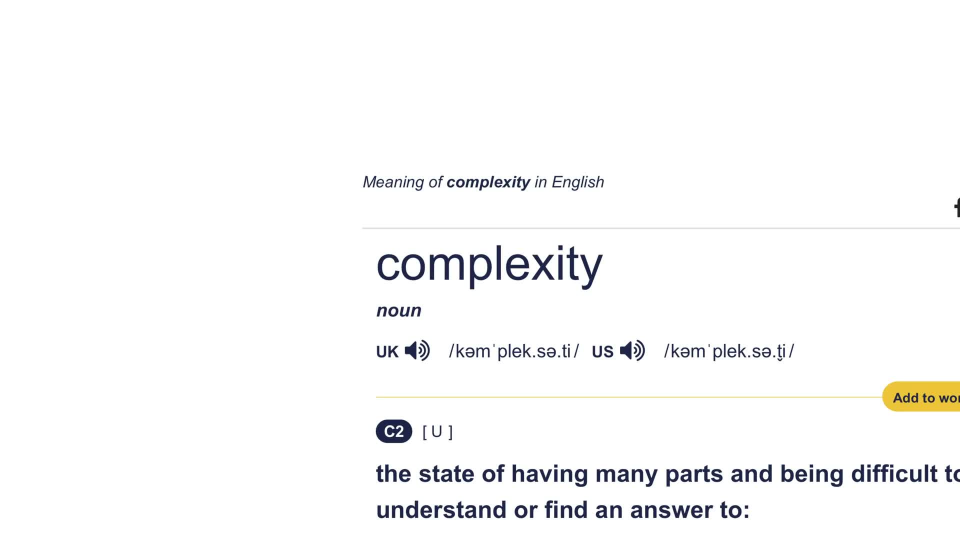
#> input picture ktou_video_ingest/high_fps_frame_0001.jpg, 1920 x 1080 px (shown at 1/2 size)
$ python -i generate_visual_audit_dashboard.py   (imports and definitions only)
#> lines starting #> are read from the running program, lines starting #| are printed output that depends on the picture
import os
import json
import cv2
import numpy as np

REPORT_PATH = "out/qa_report.json"
DASHBOARD_PATH = "out/visual_audit_dashboard.html"
HEATMAP_DIR = "out/stills/heatmaps"
# [1 line not run here, left out]

def generate_heatmap_overlay(img_path, output_path):
#> called with output_path = 'out.png'
    img_bgr = cv2.imread(img_path)
#> img_bgr is the input picture: shape (1080, 1920, 3); mean B, G, R 249.3, 249.3, 249.3
    if img_bgr is None:
        return
    h, w, _ = img_bgr.shape
#> h = 1080; w = 1920
    gray = cv2.cvtColor(img_bgr, cv2.COLOR_BGR2GRAY)

    # Generate Saliency Heatmap
    resized = cv2.resize(gray, (256, 256)).astype(np.float32)
    fft = np.fft.fft2(resized)
    mag = np.abs(fft)
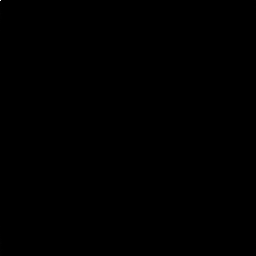
#> mag: shape (256, 256) float64; min 21.21, max 16336211, mean 5308; drawn with min black and max white
    phase = np.angle(fft)
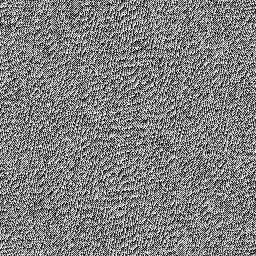
#> phase: shape (256, 256) float64; min -3.14, max 3.14, mean 4.79e-05; drawn with min black and max white
    log_mag = np.log(mag + 1e-6)

    kernel = np.ones((3, 3), np.float32) / 9.0
    avg_log_mag = cv2.filter2D(log_mag, -1, kernel)
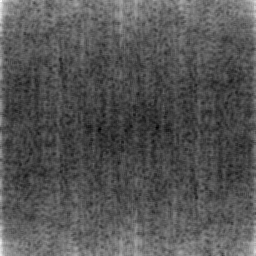
#> avg_log_mag: shape (256, 256) float64; min 6.23, max 12.1, mean 8.19; drawn with min black and max white
    spectral_residual = log_mag - avg_log_mag
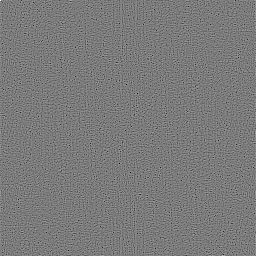
#> spectral_residual: shape (256, 256) float64; min -4.51, max 4.87, mean 0.00151; drawn with min black and max white

    exp_sr = np.exp(spectral_residual)
    inv_fft = np.fft.ifft2(exp_sr * (np.cos(phase) + 1j * np.sin(phase)))
    saliency_map = np.abs(inv_fft) ** 2
    saliency_map = cv2.GaussianBlur(saliency_map, (9, 9), 2.5)
    saliency_map = cv2.resize(saliency_map, (w, h))
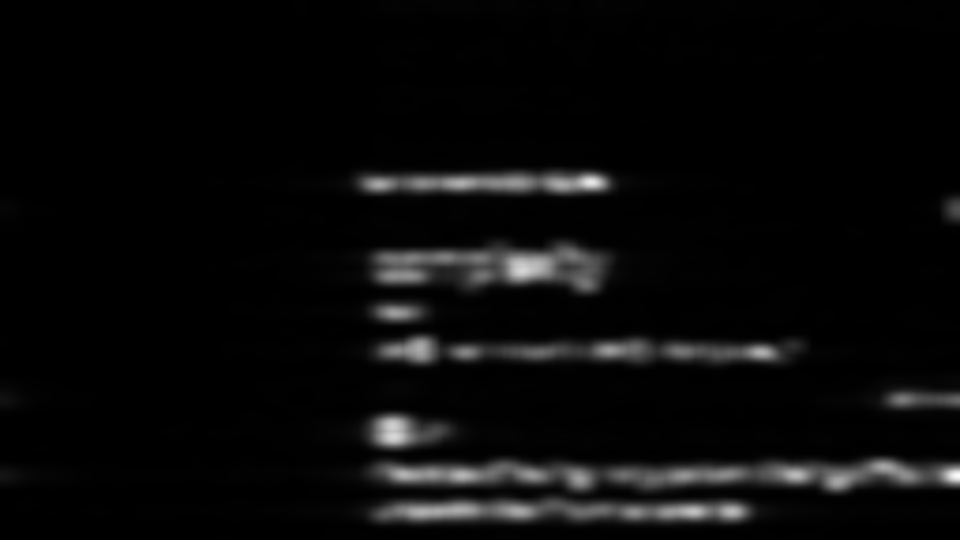
#> saliency_map: shape (1080, 1920) float64 (shown at 1/2 size); min 3.08e-06, max 0.000642, mean 2.85e-05; drawn with min black and max white
    saliency_norm = ((saliency_map - saliency_map.min()) / (saliency_map.max() - saliency_map.min() + 1e-6) * 255).astype(np.uint8)

    color_heatmap = cv2.applyColorMap(saliency_norm, cv2.COLORMAP_JET)
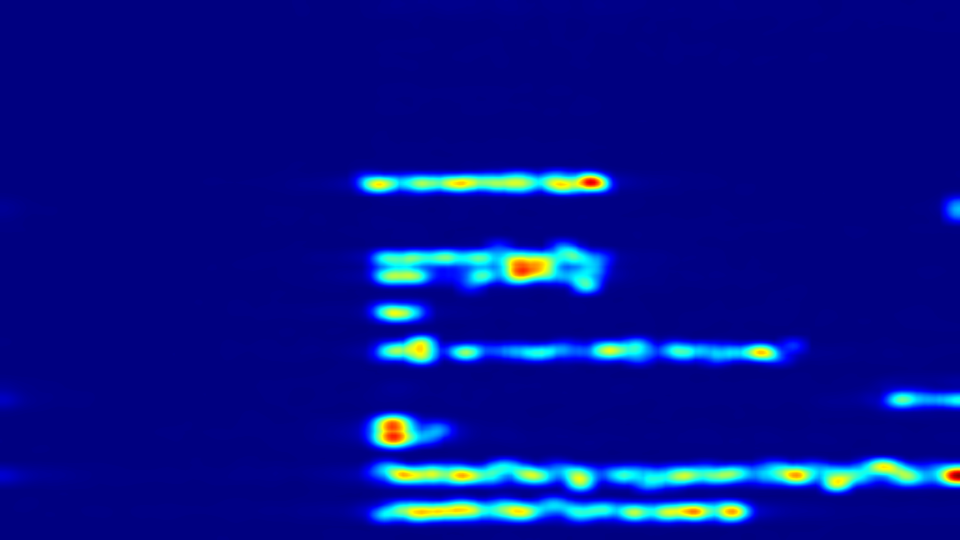
#> color_heatmap: shape (1080, 1920, 3) (shown at 1/2 size); mean B, G, R 141.3, 15.9, 4.2
    overlay = cv2.addWeighted(img_bgr, 0.6, color_heatmap, 0.4, 0)

    # Draw 5% and 10% Broadcast Safe Area Guides
    margin_5x = int(w * 0.05)
#> margin_5x = 96
    margin_5y = int(h * 0.05)
#> margin_5y = 54
    margin_10x = int(w * 0.10)
#> margin_10x = 192
    margin_10y = int(h * 0.10)
#> margin_10y = 108

    # Action Safe (5% - Yellow)
    cv2.rectangle(overlay, (margin_5x, margin_5y), (w - margin_5x, h - margin_5y), (0, 215, 255), 1)
    # Title Safe (10% - Cyan)
    cv2.rectangle(overlay, (margin_10x, margin_10y), (w - margin_10x, h - margin_10y), (235, 174, 77), 1)
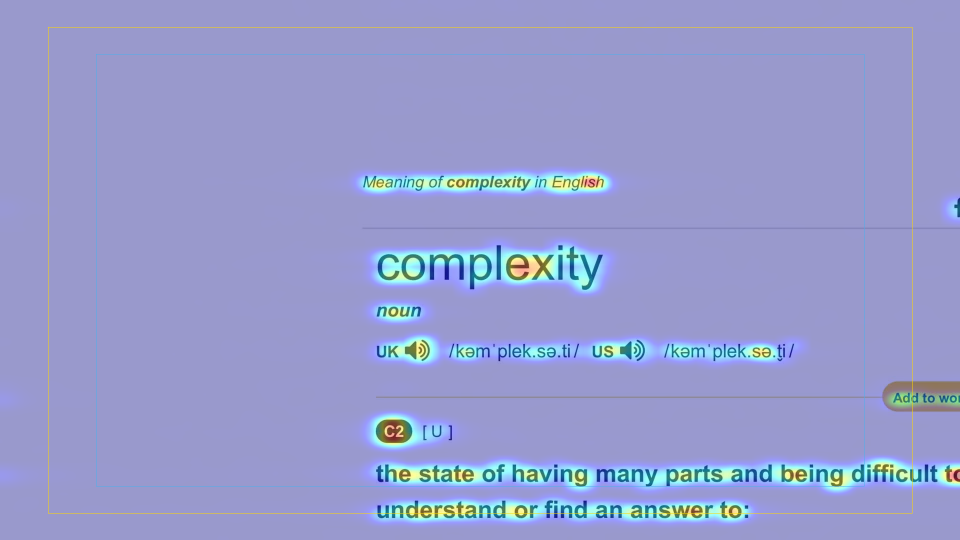
#> overlay: shape (1080, 1920, 3) (shown at 1/2 size); mean B, G, R 205.6, 156.1, 151.3

    cv2.imwrite(output_path, overlay)

# [131 lines left out: function build_dashboard, not called in this run]

# [2 lines not run here, left out]

>>> result = generate_heatmap_overlay('../ktou_video_ingest/high_fps_frame_0001.jpg', 'out.png')

$ run again, on ktou_video_ingest/high_fps_frame_0005.jpg
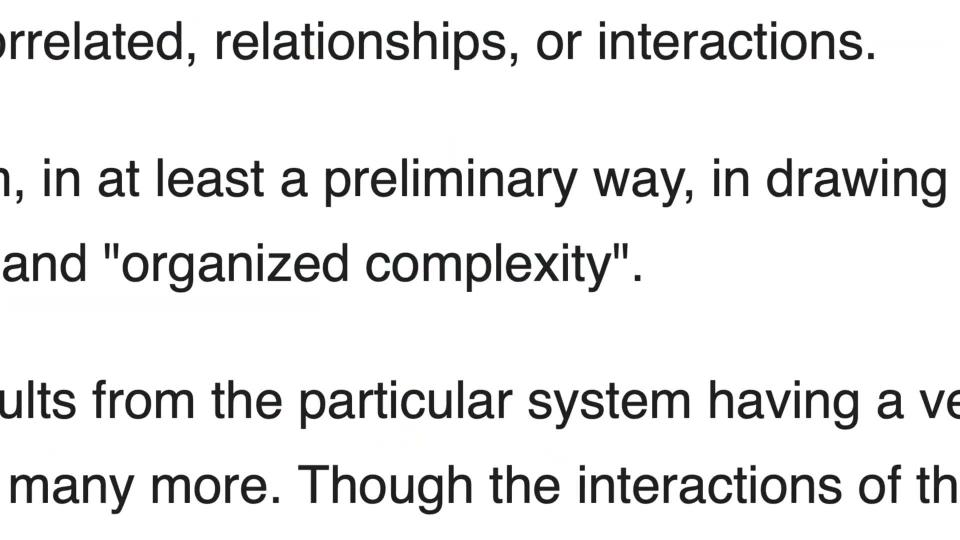
#> input picture ktou_video_ingest/high_fps_frame_0005.jpg, 1920 x 1080 px (shown at 1/2 size)
#> in generate_heatmap_overlay, img_bgr is the input picture: shape (1080, 1920, 3); mean B, G, R 232.8, 232.7, 232.7
#> in generate_heatmap_overlay, `color_heatmap = cv2.applyColorMap(saliency_norm, cv2.COLORMAP_JET)`:
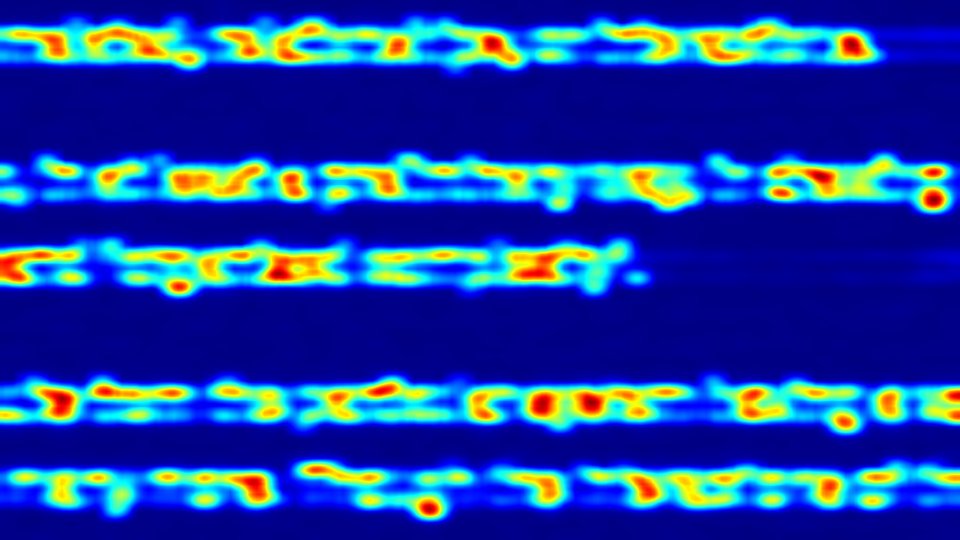
#> color_heatmap: shape (1080, 1920, 3) (shown at 1/2 size); mean B, G, R 159, 63.6, 27.5
#> in generate_heatmap_overlay, `cv2.rectangle(overlay, (margin_10x, margin_10y), (w - margin_10x, h - ..`:
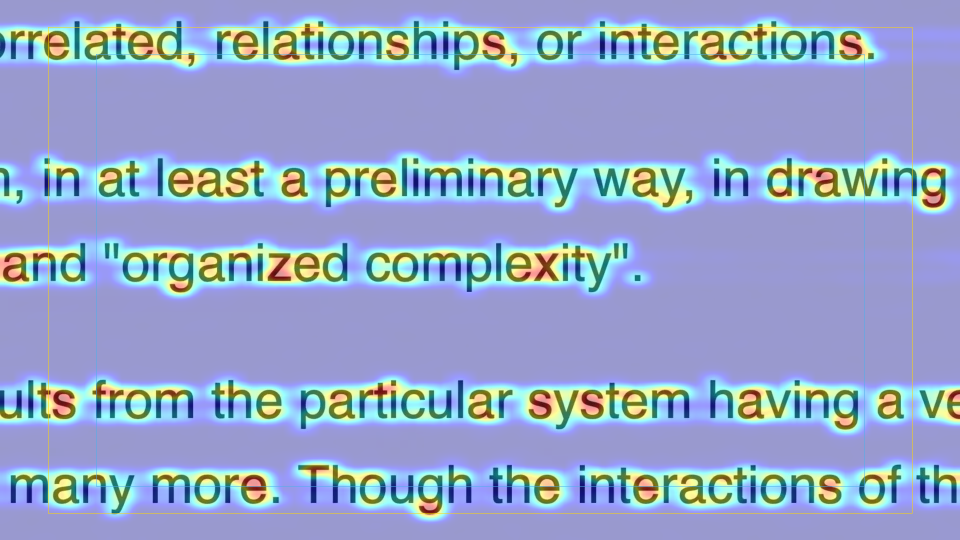
#> overlay: shape (1080, 1920, 3) (shown at 1/2 size); mean B, G, R 202.7, 165.2, 150.7

$ run again, on ktou_video_ingest/high_fps_frame_0009.jpg
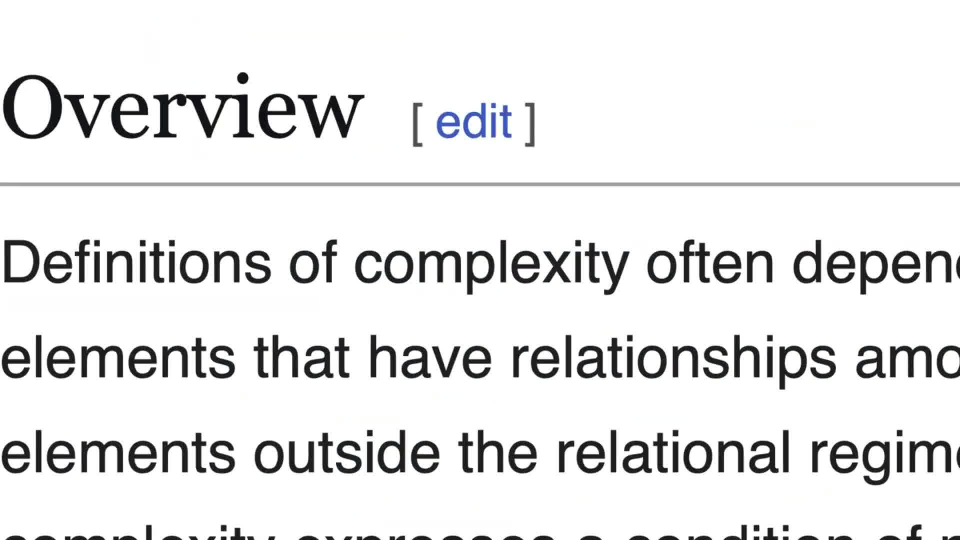
#> input picture ktou_video_ingest/high_fps_frame_0009.jpg, 1920 x 1080 px (shown at 1/2 size)
#> in generate_heatmap_overlay, img_bgr is the input picture: shape (1080, 1920, 3); mean B, G, R 232.9, 232.7, 232.6
#> in generate_heatmap_overlay, `cv2.rectangle(overlay, (margin_10x, margin_10y), (w - margin_10x, h - ..`:
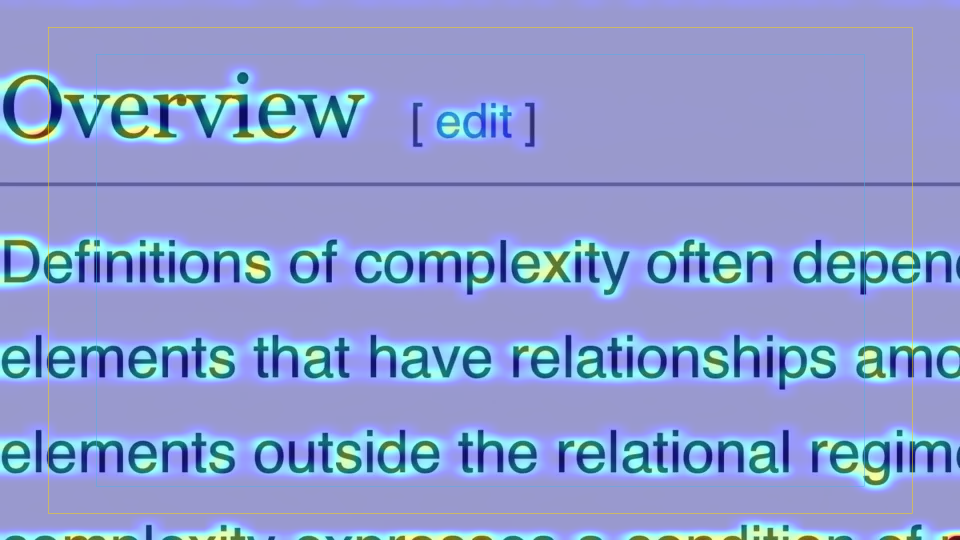
#> overlay: shape (1080, 1920, 3) (shown at 1/2 size); mean B, G, R 207.8, 156.6, 141.8
